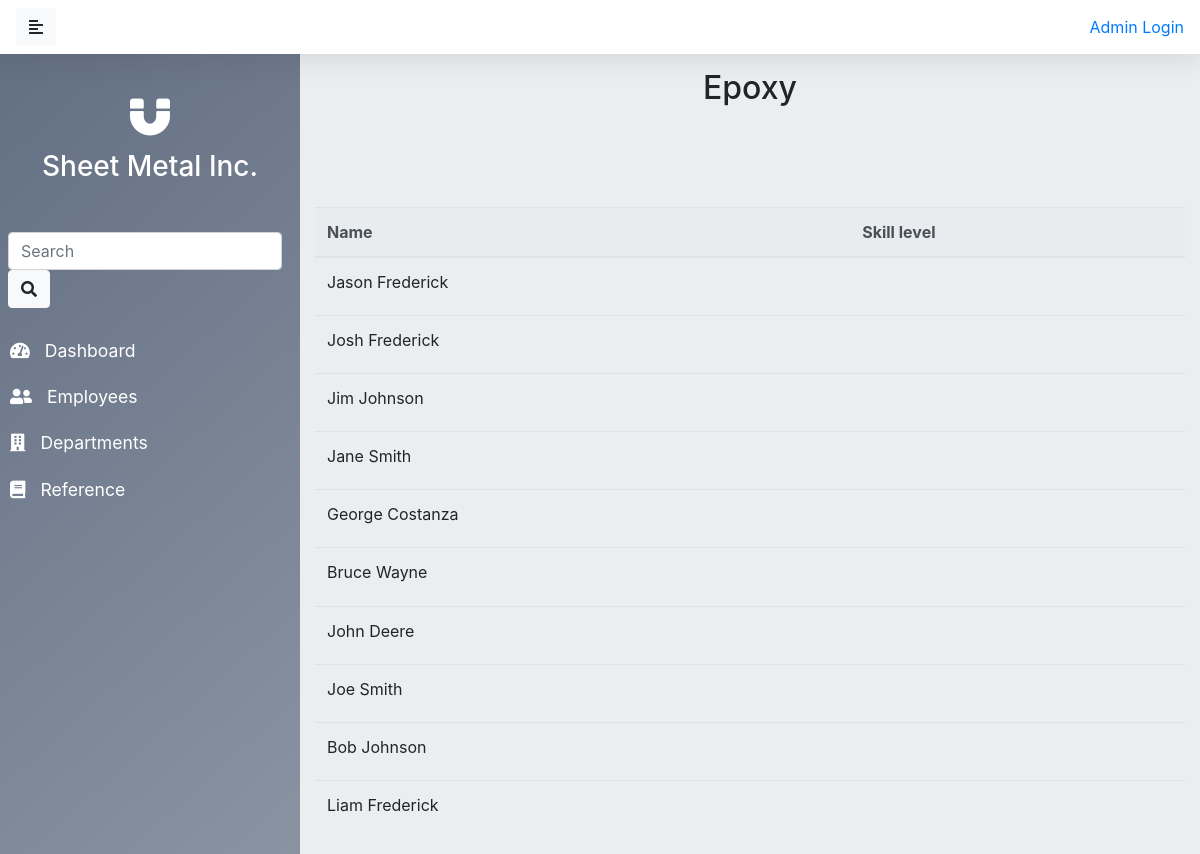
The app's page /epoxy, older data.
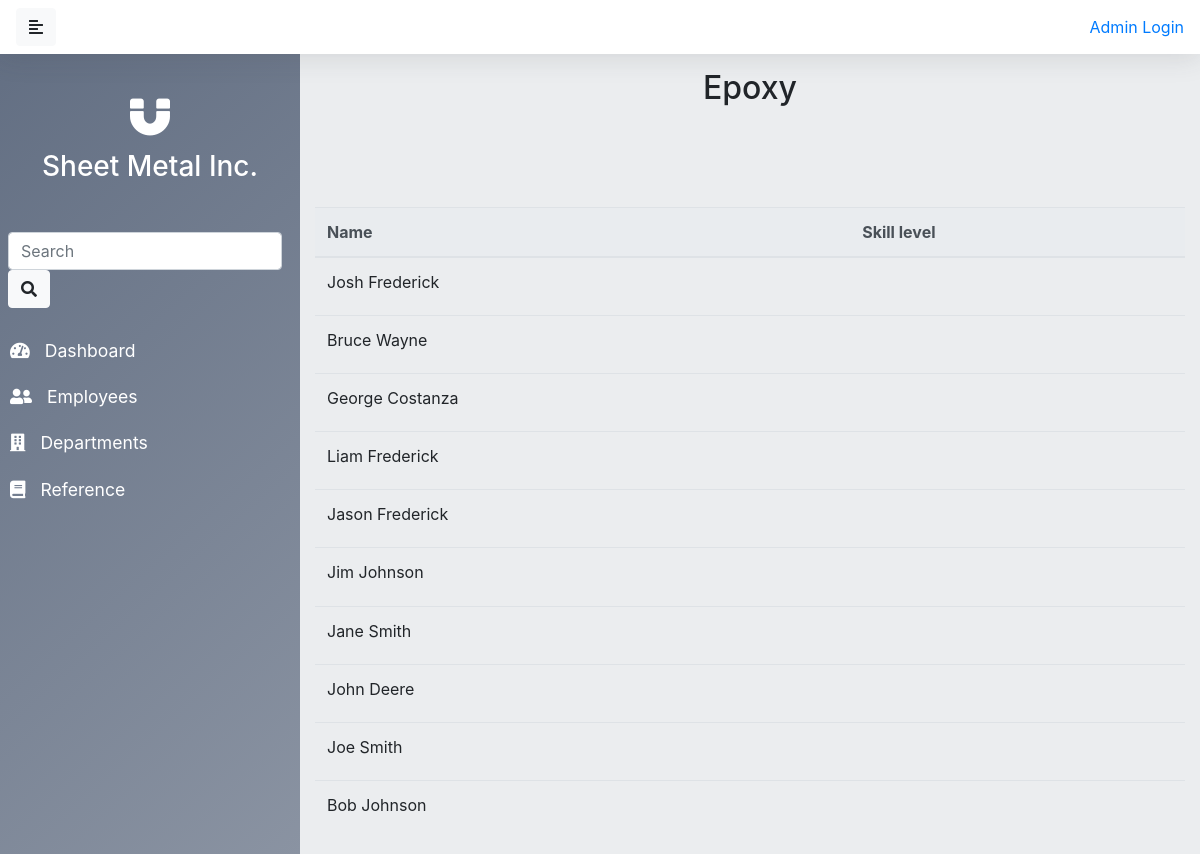
The same page, newer data.
### employees/models.py (models this page shows, shortened)
class Employee(models.Model):
    class Level(models.IntegerChoices):
        NONE = 0
        BEGINNER = 1
        INTERMEDIATE = 2
        NOVICE = 3
        EXPERT = 4
    full_name = models.CharField(max_length=50)
    is_active = models.BooleanField(default=True)
    photo = models.ImageField(upload_to='static/photos/', default='static/photos/default-photo.png')
    quality = models.IntegerField(choices=Level.choices, default=Level.NONE)
    engineering = models.IntegerField(choices=Level.choices, default=Level.NONE)
    press_brake = models.IntegerField(choices=Level.choices, default=Level.NONE)
    laser = models.IntegerField(choices=Level.choices, default=Level.NONE)
    water_jet = models.IntegerField(choices=Level.choices, default=Level.NONE)
    cnc_mill = models.IntegerField(choices=Level.choices, default=Level.NONE)
    cnc_lathe = models.IntegerField(choices=Level.choices, default=Level.NONE)
    stamp = models.IntegerField(choices=Level.choices, default=Level.NONE)
    drill = models.IntegerField(choices=Level.choices, default=Level.NONE)
    shipping = models.IntegerField(choices=Level.choices, default=Level.NONE)
    powder_coat = models.IntegerField(choices=Level.choices, default=Level.NONE)
    epoxy = models.IntegerField(choices=Level.choices, default=Level.NONE)
    weld = models.IntegerField(choices=Level.choices, default=Level.NONE)
    robot_weld = models.IntegerField(choices=Level.choices, default=Level.NONE)
    assembly = models.IntegerField(choices=Level.choices, default=Level.NONE)
    fuse = models.IntegerField(choices=Level.choices, default=Level.NONE)

### employees/views.py (the view)
# urls.py: path('epoxy', views.epoxy, name='epoxy'),
def epoxy(request):
    data = Employee.objects.all().order_by('-epoxy')
    context = {
        'data': data,
    }
    return render(request, 'machines/epoxy.html', context)

### employees/templates/machines/epoxy.html
{% extends 'employees/base.html' %}
{% block content %}
{% load static %}
<div class="container">
    <h2 class="machine_title">Epoxy</h2>
    <table class="table">
        <thead class="thead-light">
            <tr>
                <th scope="col">Name</th>
                <th scope="col">Skill level</th>
            </tr>
        </thead>
        <tbody>
            {% for employee in data %}
            <tr>
                <td>{{employee.full_name}}</td>
                <td>{{employee.Epoxy}}</td>
            </tr>
            {% endfor %}
        </tbody>
    </table>
</div>
{% endblock %}

Row changes from the older to the newer data that the page shows:
changed Employee "Josh Frederick": moves up the list
changed Employee "Bruce Wayne": moves up the list
changed Employee "George Costanza": moves up the list
changed Employee "Liam Frederick": moves up the list
